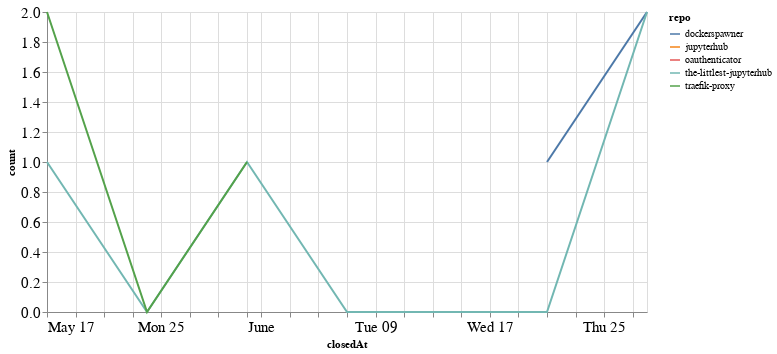

The notebook cell this image was saved under:
### Code cell
closed_by_time = closed_by.groupby('repo').resample('W', on='closedAt').count()['author'].reset_index()
closed_by_time = closed_by_time.rename(columns={'author': 'count'})

alt.Chart(closed_by_time, width=600).mark_line().encode(
    x='closedAt',
    y='count',
    color='repo',
    tooltip="repo"
)

### Figure 1 — Vega-Lite specification as saved in the notebook (floating-point values rounded to 4 significant figures)
{"config": {"axisLeft": {"labelFontSize": 15}, "axisBottom": {"labelFontSize": 15}}, "data": {"name": "data-dbf27421ceb1b8f070032c727a69caf5"}, "mark": "line", "encoding": {"color": {"type": "nominal", "field": "repo"}, "tooltip": {"type": "nominal", "field": "repo"}, "x": {"type": "temporal", "field": "closedAt"}, "y": {"type": "quantitative", "field": "count"}}, "width": 600, "$schema": "https://vega.github.io/schema/vega-lite/v4.8.1.json", "datasets": {"data-dbf27421ceb1b8f070032c727a69caf5": [{"repo": "dockerspawner", "closedAt": "2020-06-21T00:00:00", "count": 1}, {"repo": "dockerspawner", "closedAt": "2020-06-28T00:00:00", "count": 2}, {"repo": "jupyterhub", "closedAt": "2020-06-14T00:00:00", "count": 1}, {"repo": "oauthenticator", "closedAt": "2020-06-21T00:00:00", "count": 1}, {"repo": "the-littlest-jupyterhub", "closedAt": "2020-05-17T00:00:00", "count": 1}, {"repo": "the-littlest-jupyterhub", "closedAt": "2020-05-24T00:00:00", "count": 0}, {"repo": "the-littlest-jupyterhub", "closedAt": "2020-05-31T00:00:00", "count": 1}, {"repo": "the-littlest-jupyterhub", "closedAt": "2020-06-07T00:00:00", "count": 0}, {"repo": "the-littlest-jupyterhub", "closedAt": "2020-06-14T00:00:00", "count": 0}, {"repo": "the-littlest-jupyterhub", "closedAt": "2020-06-21T00:00:00", "count": 0}, {"repo": "the-littlest-jupyterhub", "closedAt": "2020-06-28T00:00:00", "count": 2}, {"repo": "traefik-proxy", "closedAt": "2020-05-17T00:00:00", "count": 2}, {"repo": "traefik-proxy", "closedAt": "2020-05-24T00:00:00", "count": 0}, {"repo": "traefik-proxy", "closedAt": "2020-05-31T00:00:00", "count": 1}]}}
